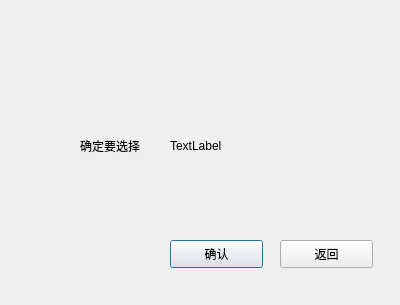
<?xml version="1.0" encoding="UTF-8"?>
<ui version="4.0">
 <class>check</class>
 <widget class="QDialog" name="check">
  <property name="geometry">
   <rect>
    <x>0</x>
    <y>0</y>
    <width>400</width>
    <height>305</height>
   </rect>
  </property>
  <property name="windowTitle">
   <string>Dialog</string>
  </property>
  <widget class="QPushButton" name="pushButton">
   <property name="geometry">
    <rect>
     <x>170</x>
     <y>240</y>
     <width>93</width>
     <height>28</height>
    </rect>
   </property>
   <property name="text">
    <string>确认</string>
   </property>
  </widget>
  <widget class="QPushButton" name="pushButton_2">
   <property name="geometry">
    <rect>
     <x>280</x>
     <y>240</y>
     <width>93</width>
     <height>28</height>
    </rect>
   </property>
   <property name="text">
    <string>返回</string>
   </property>
  </widget>
  <widget class="QLabel" name="label">
   <property name="geometry">
    <rect>
     <x>80</x>
     <y>130</y>
     <width>81</width>
     <height>31</height>
    </rect>
   </property>
   <property name="text">
    <string>确定要选择</string>
   </property>
  </widget>
  <widget class="QLabel" name="label_2">
   <property name="geometry">
    <rect>
     <x>170</x>
     <y>130</y>
     <width>81</width>
     <height>31</height>
    </rect>
   </property>
   <property name="text">
    <string>TextLabel</string>
   </property>
  </widget>
 </widget>
 <resources/>
 <connections/>
</ui>
